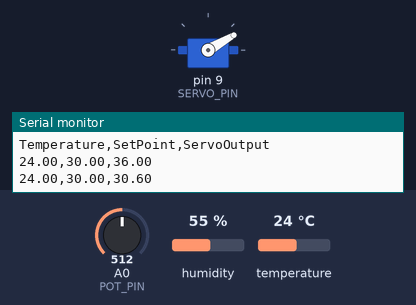
A sketch run on a simulated Arduino Uno, built with avr-gcc and run on an emulated ATmega328P. Parts: servo, the last lines printed to the serial monitor. Inputs (shaded band) come from the test bench; at power-on: temperature 24 °C, A0 (POT_PIN) = 512, humidity 55 %.

Above: at 2.8 s.
2.9 s: temperature set to 33 °C
At 5.2 s:
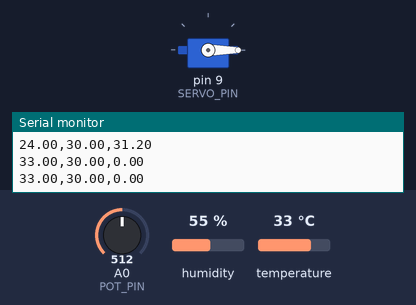
5.5 s: A0 (POT_PIN) set to 1023
At 6.8 s:
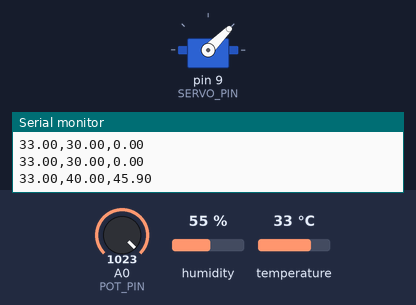
13.4 s: temperature set to 12 °C
At 16.7 s:
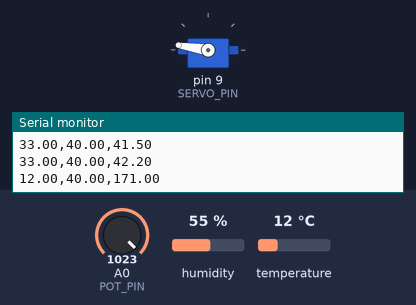
21.3 s: A0 (POT_PIN) set to 716
At 24.3 s:
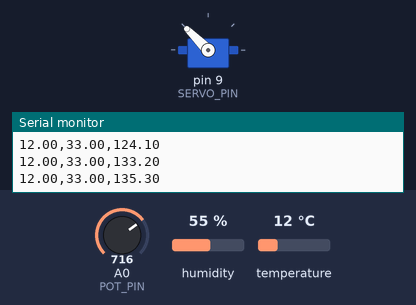
27.5 s: temperature set to 19 °C
33.5 s: A0 (POT_PIN) set to 122
Timing chart, 0 to 41.5 s (numbered marks = the images above; inputs shaded):
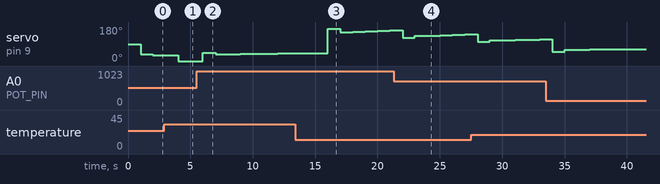

The sketch:

pid_temp.ino
```cpp
#include <DHT.h>
#include <Servo.h>

#define DHTPIN 2
#define DHTTYPE DHT11
#define SERVO_PIN 9
#define POT_PIN A0

DHT dht(DHTPIN, DHTTYPE);
Servo myServo;

// --- PID Parameters ---
// Adjust these to change how the system reacts
float Kp = 5.0;   // Proportional: How hard to push based on current error
float Ki = 0.1;   // Integral: How hard to push based on accumulated past error
float Kd = 1.0;   // Derivative: How much to "brake" to prevent overshoot

// --- PID Variables ---
float setPoint;
float temperature;
float error, lastError = 0;
float integral = 0;
float derivative;
float output;

// --- Timing ---
unsigned long lastTime = 0;
const unsigned long sampleTime = 1000; // 1 second update rate

void setup() {
  Serial.begin(9600);
  dht.begin();
  myServo.attach(SERVO_PIN);

  // Print Header for Serial Plotter
  Serial.println("Temperature,SetPoint,ServoOutput");
}

void loop() {
  unsigned long now = millis();

  // Run the PID loop exactly every 'sampleTime'
  if (now - lastTime >= sampleTime) {
    // Calculate time change in seconds (dt = 1.0)
    float dt = (now - lastTime) / 1000.0;
    lastTime = now;

    // 1. Read Sensor Data
    temperature = dht.readTemperature();

    // Safety check: if sensor fails, stop the loop
    if (isnan(temperature)) {
      Serial.println("Error: DHT sensor not found!");
      return;
    }

    // 2. Read Target (Setpoint) from Potentiometer
    int potValue = analogRead(POT_PIN);
    setPoint = map(potValue, 0, 1023, 20, 40); // Target range: 20°C to 40°C

    // 3. PID Calculations
    error = setPoint - temperature;

    // --- ANTI-WINDUP LOGIC ---
    // Only add to integral if the servo isn't already at its max/min limit.
    // This prevents the "climbing line" issue you saw earlier.
    if (output > 0 && output < 180) {
      integral += error * dt;
    }

    derivative = (error - lastError) / dt;

    // Compute total PID sum
    output = (Kp * error) + (Ki * integral) + (Kd * derivative);

    // 4. Physical Constraints
    // Keep the value between 0 and 180 for the servo
    output = constrain(output, 0, 180);
    myServo.write((int)output);

    // Save error for the next derivative calculation
    lastError = error;

    // 5. Output to Serial Plotter
    // Format: Value1,Value2,Value3
    Serial.print(temperature);
    Serial.print(",");
    Serial.print(setPoint);
    Serial.print(",");
    Serial.println(output);
  }
}
```

Measured:
- after the input at 5.5 s, servo on pin 9 (SERVO_PIN): 0° → 45° after 0.50 s, → 36° 1.0 s later, → 37° 0.98 s later, → 38° 1.0 s later, … (6 changes in this stretch)
